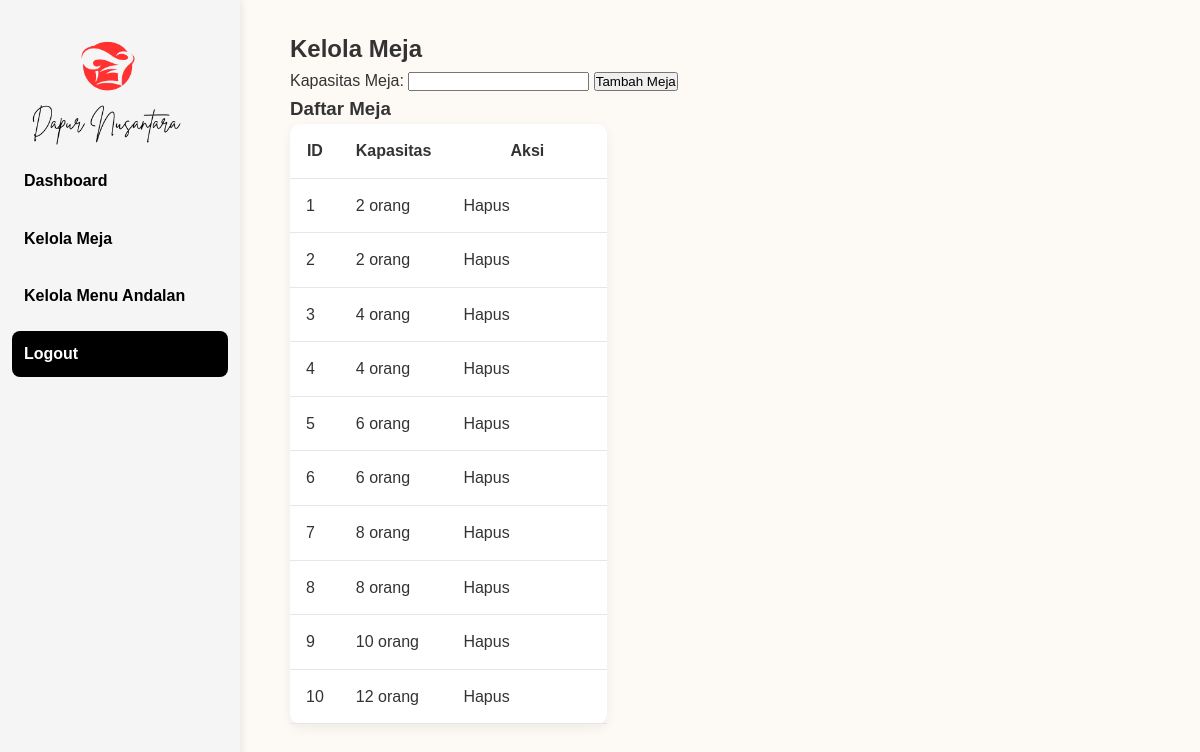
Screenshot of /admin/admin_meja.php (signed in) with the database file from the repository.
### tables this page shows
CREATE TABLE `tables` (
  `id` int NOT NULL,
  `nomor_meja` int NOT NULL,
  `kapasitas` int NOT NULL,
  `status` enum('tersedia','tidak tersedia') DEFAULT 'tersedia'
);

### admin/admin_meja.php (the view, shortened to what this page needs)
<?php
include "../config.php";
include "navbar_admin.php";
$meja = mysqli_query($conn, "SELECT * FROM tables ORDER BY id ASC");
?>
<!DOCTYPE html>
<html lang="id">
<head>
  <link rel="stylesheet" href="../assets/css/style.css">
</head>
<body class="has-sidebar">
  <div class="admin-container">
    <h2>Kelola Meja</h2>
    <form method="post" class="form-meja">
      <label>Kapasitas Meja:</label>
      <input type="number" name="kapasitas" min="1" required>
      <button type="submit" name="tambah">Tambah Meja</button>
    </form>
    <h3>Daftar Meja</h3>
    <table class="admin-table">
      <tr>
        <th>ID</th>
        <th>Kapasitas</th>
        <th>Aksi</th>
      </tr>
      <?php while($row = mysqli_fetch_assoc($meja)): ?>
        <tr>
          <td><?= $row['id'] ?></td>
          <td><?= $row['kapasitas'] ?> orang</td>
          <td>
            <a href="admin_meja.php?hapus=<?= $row['id'] ?>"
               onclick="return confirm('Yakin hapus meja ini?')">Hapus</a>
          </td>
        </tr>
      <?php endwhile; ?>
    </table>
  </div>
</body>
</html>

### assets/css/style.css (style rules this page uses)
* { margin: 0; padding: 0; box-sizing: border-box; font-family: 'Poppins', sans-serif; }
body { background-color: #3a2e2e; font-family: 'Poppins', sans-serif; display: flex; flex-direction: column; min-height: 100vh; background: #fdfaf5; color: #333; line-height: 1.6; }
a { text-decoration: none; color: inherit; transition: 0.3s; }
body.has-sidebar { margin-left: 240px; }
.reservation-section h2,p,a { z-index:3; }
.admin-container { padding: 30px; }
body.has-sidebar .admin-container { margin-left: 20px; max-width: calc(100% - 280px); box-sizing: border-box; }
.admin-table { overflow: visible; background: #fff; border-collapse: collapse; box-shadow: 0 4px 12px rgba(0,0,0,0.06); border-radius: 10px; }
.admin-table td, .admin-table th { white-space: normal; padding: 14px 16px; vertical-align: middle; border-bottom: 1px solid #e6e6e6; }
.admin-table td:nth-last-child(1) { min-width: 160px; }
.admin-table td:last-child { white-space: normal; }
button, input[type="button"], input[type="submit"], a.btn, .btn-approve, .btn-reject, .btn-view, .btn-konfirmasi, .btn-cek-meja, .btn-riwayat, .btn-tulis-ulasan, .carousel-btn, a[class*="btn"] { transition: transform 0.2s ease, background-color 0.2s ease; }

### rows the page displays
tables: id "1", kapasitas "2"
tables: id "2", kapasitas "2"
tables: id "3", kapasitas "4"
tables: id "4", kapasitas "4"
tables: id "5", kapasitas "6"
tables: id "6", kapasitas "6"
tables: id "7", kapasitas "8"
tables: id "8", kapasitas "8"
tables: id "9", kapasitas "10"
tables: id "10", kapasitas "12"
